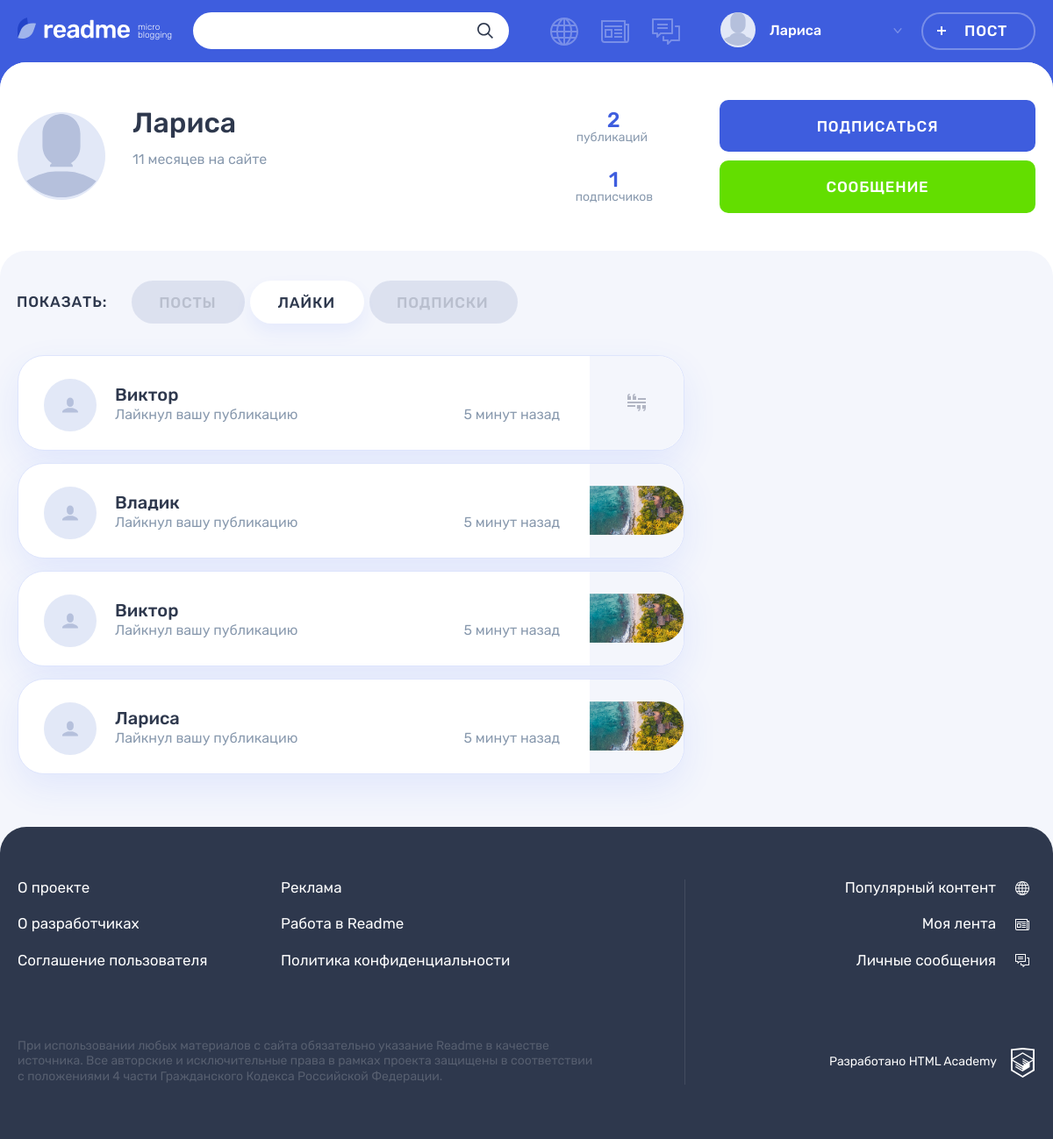
The page /profile.php?author_id=1&profile-content=likes (signed in) on the database its author committed.
### tables this page shows
CREATE TABLE users (
  id INT UNSIGNED AUTO_INCREMENT PRIMARY KEY,
  registration_date DATETIME NOT NULL DEFAULT CURRENT_TIMESTAMP,
  email VARCHAR(255) NOT NULL UNIQUE,
  login VARCHAR(10) NOT NULL UNIQUE,
  password VARCHAR(255),
  avatar VARCHAR(255)
);

CREATE TABLE posts (
  id INT UNSIGNED AUTO_INCREMENT PRIMARY KEY,
  date_creation DATETIME NOT NULL DEFAULT CURRENT_TIMESTAMP,
  title VARCHAR(35) NOT NULL,
  content TEXT(1000) DEFAULT NULL,
  quote_author VARCHAR(255) DEFAULT NULL,
  image TEXT DEFAULT NULL,
  video VARCHAR(255) DEFAULT NULL,
  website_link VARCHAR(255) DEFAULT NULL,
  views_number INT DEFAULT 0,
  author_id INT UNSIGNED,
  type_id INT UNSIGNED,
  original_recoding_author INT UNSIGNED,
  original_id INT UNSIGNED,
  repost BOOLEAN DEFAULT NULL,

  FOREIGN KEY (author_id) REFERENCES users (id),
  FOREIGN KEY (type_id) REFERENCES content_type (id),
  FOREIGN KEY (original_recoding_author) REFERENCES users (id),
  FOREIGN KEY (original_id) REFERENCES posts (id)
);

### helpers.php (called while the page is built, shortened)
<?php
function get_noun_plural_form(int $number, string $one, string $two, string $many): string
{
    $mod10 = $number % 10;
    $mod100 = $number % 100;
    switch (true) {
        case ($mod100 >= 11 && $mod100 <= 20):
            return $many;
        case ($mod10 >= 2 && $mod10 <= 4):
            return $two;
        default:
            return $many;
    }
}
function include_template(string $name, array $data = []): string
{
    $name = 'templates/' . $name;
    extract($data);
    require $name;
    return ob_get_clean();
}
function getRelativeFormat(string $date, string $value = "назад"): string
{
    $currentDate = new DateTime("", new DateTimeZone("Europe/Moscow"));
    $publicationDate = new DateTime($date);
    $difference = $currentDate->diff($publicationDate);
    $minutes = $difference->i;
    $hours = $difference->h;
    $days = $difference->d;
    $weeks = floor($days / 7);
    $months = $difference->m;
    $minute = get_noun_plural_form($minutes, 'минуту', 'минуты', 'минут');
    $hour = get_noun_plural_form($hours, 'час', 'часа', 'часов');
    $day = get_noun_plural_form($days, 'день', 'дня', 'дней');
    $week = get_noun_plural_form($weeks, 'неделю', 'недели', 'недель');
    $month = get_noun_plural_form($months, 'месяц', 'месяца', 'месяцев');
    if ($months > 0) {
        $timeDifference = "{$months} {$month} {$value}";
    } elseif ($weeks > 0) {
        $timeDifference = "{$weeks} {$week} {$value}";
    } elseif ($days > 0) {
        $timeDifference = "{$days} {$day} {$value}";
    } elseif ($hours > 0) {
        $timeDifference = "{$hours} {$hour} {$value}";
    } elseif ($minutes > 0) {
        $timeDifference = "{$minutes} {$minute} {$value}";
    } else {
        $timeDifference = "только что";
    }
    return $timeDifference;
}

### templates/profile-likes.php (the view, shortened to what this page needs)
<section class="profile__likes tabs__content tabs__content--active">
  <ul class="profile__likes-list">
    <?php foreach ($likedPosts as $likedPost): ?>
    <li class="post-mini post-mini--<?= $likedPost['icon_class'] ?> post user">
      <div class="post-mini__user-info user__info">
        <div class="post-mini__avatar user__avatar">
        </div>
        <div class="post-mini__name-wrapper user__name-wrapper">
          <a class="post-mini__name user__name" href="profile.php?author_id=<?= htmlspecialchars($likedPost['user_id']) ?>">
            <span><?= $likedPost['login'] ?></span>
          </a>
          <div class="post-mini__action">
            <span class="post-mini__activity user__additional">Лайкнул вашу публикацию</span>
            <time class="post-mini__time user__additional" datetime="2014-03-20T20:20">5 минут назад</time>
          </div>
        </div>
      </div>
      <div class="post-mini__preview">
        <a class="post-mini__link" href="post.php?post-id=<?= htmlspecialchars($likedPost['id']) ?>" title="Перейти на публикацию">
          <?php if ($likedPost['icon_class'] === $types[2]): ?>
          <div class="post-mini__image-wrapper">
            <img class="post-mini__image" src="uploads/<?= htmlspecialchars($likedPost['image']) ?>" width="109" height="109" alt="Превью публикации">
          </div>
          <?php elseif ($likedPost['icon_class'] === $types[0]): ?>
          <svg class="post-mini__preview-icon" width="21" height="20">
            <use xlink:href="#icon-filter-quote"></use>
          </svg>
          <?php endif ?>
        </a>
      </div>
    </li>
    <?php endforeach ?>
  </ul>
</section>

### templates/profile.php (shortened to what this page needs)
<main class="page__main page__main--profile">
  <div class="profile profile--posts">
    <div class="profile__user-wrapper">
      <div class="profile__user user container">
        <div class="profile__user-info user__info">
          <div class="profile__avatar user__avatar">
            <img class="profile__picture user__picture" src="uploads/<?= !empty($authorData['avatar']) && file_exists('uploads/' . $authorData['avatar']) ? htmlspecialchars($authorData['avatar']) : "icon-input-user.svg" ?>" alt="Аватар пользователя">
          </div>
          <div class="profile__name-wrapper user__name-wrapper">
            <span class="profile__name user__name"><?= htmlspecialchars($authorData['login']) ?></span>
            <time class="profile__user-time user__time" datetime="<?= htmlspecialchars($authorData['registration_date']) ?>"><?= getRelativeFormat(htmlspecialchars($authorData['registration_date']), "на сайте") ?></time>
          </div>
        </div>
        <div class="profile__rating user__rating">
          <p class="profile__rating-item user__rating-item user__rating-item--publications">
            <span class="user__rating-amount"><?= $postsCount ?></span>
            <span class="profile__rating-text user__rating-text">публикаций</span>
          </p>
          <p class="profile__rating-item user__rating-item user__rating-item--subscribers">
            <span class="user__rating-amount"><?= $followerCounts['count'] ?></span>
            <span class="profile__rating-text user__rating-text">подписчиков</span>
          </p>
        </div>
        <div class="profile__user-buttons user__buttons">
          <?php if (!in_array($user, $followerInformation)): ?>
          <a class="profile__user-button user__button user__button--subscription button button--main" href="subscription.php?author_id=<?= htmlspecialchars($_GET['author_id']) ?>">Подписаться</a>
          <?php  else: ?>
          <a class="profile__user-button user__button user__button--subscription button button--main" href="subscription.php?author_id=<?= htmlspecialchars($_GET['author_id']) ?>">Отписаться</a>
          <?php endif ?>
          <a class="profile__user-button user__button user__button--writing button button--green" href="<?= htmlspecialchars($_GET['author_id']) !== $user ? 'messages.php?interlocutor_id=' . htmlspecialchars($_GET['author_id']) : '' ?>">Сообщение</a>
        </div>
      </div>
    </div>
    <div class="profile__tabs-wrapper tabs">
      <div class="container">
        <div class="profile__tabs filters">
          <b class="profile__tabs-caption filters__caption">Показать:</b>
          <ul class="profile__tabs-list filters__list tabs__list">
            <li class="profile__tabs-item filters__item">
              <a class="profile__tabs-link filters__button<?= $activeClass = !isset($_GET['profile-content']) ? ' filters__button--active tabs__item tabs__item--active' : ''; ?> button" href="profile.php?author_id=<?= $_GET['author_id'] ?>">Посты</a>
            </li>
            <li class="profile__tabs-item filters__item">
              <a class="profile__tabs-link filters__button<?= $activeClass = isset($_GET['profile-content']) && $_GET['profile-content'] === 'likes' ? ' filters__button--active tabs__item tabs__item--active' : ''; ?> button" href="profile.php?author_id=<?= $_GET['author_id'] ?>&profile-content=likes">Лайки</a>
            </li>
            <li class="profile__tabs-item filters__item">
              <a class="profile__tabs-link filters__button <?= $activeClass = isset($_GET['profile-content']) && $_GET['profile-content'] === 'subscriptions' ? ' filters__button--active tabs__item tabs__item--active' : ''; ?> button" href="profile.php?author_id=<?= $_GET['author_id'] ?>&profile-content=subscriptions">Подписки</a>
            </li>
          </ul>
        </div>
        <div class="profile__tab-content">
          <?= $profileContent ?>
        </div>
      </div>
    </div>
  </div>
</main>

### rows shown on the page
users: login "Лариса", registration_date "11 месяцев на сайте"
posts: users.login "Виктор"
posts: users.login "Владик", image (picture), users.login "Виктор", author.login "Лариса"

### other values the page prints
$userName "Лариса"
$postsCount "2"
$followerCounts['count'] "1"
$russianValues[$menuElement] "Популярный контент"
$russianValues[$menuElement] "Моя лента"
$russianValues[$menuElement] "Личные сообщения"
